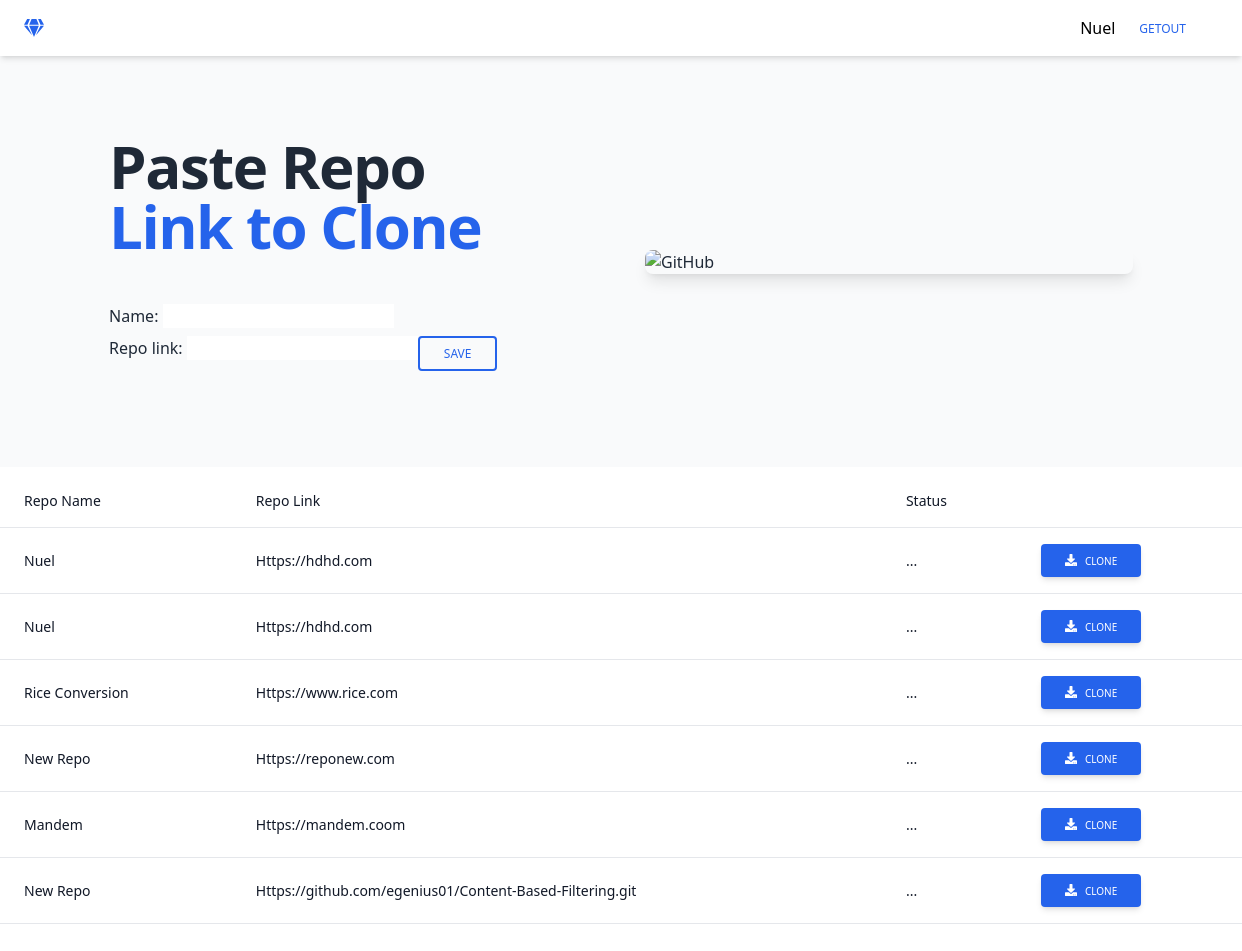
The app's page / (signed in) with its own data.
### cloner/models.py (models this page shows, shortened)
class LinkDump(models.Model):
    name = models.CharField(max_length=20)
    user = models.ForeignKey(User, on_delete=models.CASCADE, related_name='gituser')
    repo_link = models.URLField()
    date_created = models.DateTimeField(auto_now_add=True)

### cloner/views.py (the view, shortened to what this page needs)
# urls.py: path('', HomeView.as_view(), name='home'),
class HomeView(LoginRequiredMixin, CreateView):
    model = LinkDump
    fields = ['name', 'repo_link']
    template_name = 'index.html'
    success_url = reverse_lazy('home')
    def get_context_data(self, **kwargs):
        kwargs['object_list'] = LinkDump.objects.order_by('date_created').filter(user=self.request.user)
        return super(HomeView, self).get_context_data(**kwargs)

### cloner/templates/index.html (shortened to what this page needs)
{%extends 'base.html'%}
{%load static%}
{%block section%}
<div class="px-6 py-20 md:px-12 bg-gray-50 text-gray-800 text-center lg:text-left">
      <div class="container mx-auto xl:px-32">
        <div class="grid lg:grid-cols-2 gap-12 flex items-center">
          <div class="mt-12 lg:mt-0">
            <h1 class="text-5xl md:text-6xl xl:text-7xl font-bold tracking-tight mb-12">Paste Repo  <br /><span class="text-blue-600">Link to Clone</span></h1>
            <div class="flex justify-center">
                  <form method="post" action="#" >
                      <div class="mb-3 xl:w-96">
                        <div class="input-group relative flex flex-wrap items-stretch w-full mb-4">
                          <div class="mb-2">
                            {{form.name.label}}:
                            {{form.name}}
                          </div>
                          <div class="mb-2">
                            {{form.repo_link.label}}:
                            {{form.repo_link}}
                          </div>
                          <button type="submit" class="btn inline-block px-6 py-2 border-2 border-blue-600 text-blue-600 font-medium text-xs leading-tight uppercase rounded hover:bg-black hover:bg-opacity-5 focus:outline-none focus:ring-0 transition duration-150 ease-in-out" type="button" id="button-addon3">Save</button>
                        </div>
                      </div>
                  </form>
            </div>
          </div>
          <div class="mb-12 lg:mb-0">
            <img
              src="https://www.howtogeek.com/wp-content/uploads/2022/08/github_hero_2.jpg?width=1198&trim=1,1&bg-color=000&pad=1,1"
              class="w-full rounded-lg shadow-lg"
              alt="GitHub"
            />
          </div>
        </div>
      </div>
    </div>
<div class="flex flex-col">
  <div class="overflow-x-auto sm:-mx-6 lg:-mx-8">
    <div class="py-2 inline-block min-w-full sm:px-6 lg:px-8">
      <div class="overflow-hidden">
        <table class="min-w-full .bg-gray-800">
          <thead class="border-b">
            <tr>
              <th scope="col" class="text-sm font-medium text-gray-900 px-6 py-4 text-left">
                Repo Name
              </th>
              <th scope="col" class="text-sm font-medium text-gray-900 px-6 py-4 text-left">
                Repo Link
              </th>
              <th scope="col" class="text-sm font-medium text-gray-900 px-6 py-4 text-left">
                Status
              </th>
            </tr>
          </thead>
          <tbody>
              {%for obj in object_list%}
            <tr class="border-b">
              <td class="text-sm text-gray-900 font-light px-6 py-4 whitespace-nowrap">
                <h2>{{obj.name|capfirst}}</h2>
              </td>
              <td class="text-sm text-gray-900 font-light px-6 py-4 whitespace-nowrap">
                <h2>{{obj.repo_link|capfirst}}</h2>
              </td>
              <td class="text-sm text-gray-900 font-light px-6 py-4 whitespace-nowrap">
                <h2 id='{{obj.id}}'>... </h2>
              </td>
              <td class="text-sm text-gray-900 font-light px-6 py-4 whitespace-nowrap">
                <button style="font-size:10px;color: white;" type="submit" name="{{ obj.id }}" value="{{ obj.id }}" class="syncin inline-block px-6 pt-2.5 pb-2 bg-blue-600 text-white font-medium text-xs leading-normal uppercase rounded shadow-md hover:bg-blue-700 hover:shadow-lg focus:bg-blue-700 focus:shadow-lg focus:outline-none focus:ring-0 active:bg-blue-800 active:shadow-lg transition duration-150 ease-in-out flex align-center">
                Clone
                </button>
              </td>
            </tr>
              {%endfor%}
          </tbody>
        </table>
      </div>
    </div>
  </div>
</div>
{%endblock section%}

### cloner/templates/base.html (shortened to what this page needs)
<!doctype html>
<html>
<head>
  <script src="https://cdn.tailwindcss.com"></script>
</head>
<body>
<div>
  <section class="mb-40">
    <nav class="navbar navbar-expand-lg shadow-md py-2 bg-white relative flex items-center w-full justify-between">
      <div class="px-6 w-full flex flex-wrap items-center justify-between">
        <div class="flex items-center">
          <a class="navbar-brand text-blue-600" href="#!">
          </a>
        </div>
        <div class="flex items-center lg:ml-auto">
          {%if user.is_authenticated%}
          <h2>{{user.username | capfirst}}</h2>
          <a href="{%url 'logout'%}"><button type="button" class="inline-block px-6 py-2.5 mr-2 bg-transparent text-blue-600 font-medium text-xs leading-tight uppercase rounded hover:text-blue-700 hover:bg-gray-100 focus:bg-gray-100 focus:outline-none focus:ring-0 active:bg-gray-200 transition duration-150 ease-in-out" data-mdb-ripple="true" data-mdb-ripple-color="light">GetOut</button></a>
          {%endif%}
        </div>
      </div>
    </nav>
{%block section%}
{%endblock section%}
  </section>
</div>
</body>
</html>

### records on screen
LinkDump: name "Nuel", repo_link "Https://hdhd.com", {{ obj.id }} 1 (drawn)
LinkDump: name "Nuel", repo_link "Https://hdhd.com", {{ obj.id }} 2 (drawn)
LinkDump: name "Rice Conversion", repo_link "Https://www.rice.com", {{ obj.id }} 3 (drawn)
LinkDump: name "New Repo", repo_link "Https://reponew.com", {{ obj.id }} 4 (drawn)
LinkDump: name "Mandem", repo_link "Https://mandem.coom", {{ obj.id }} 5 (drawn)
LinkDump: name "New Repo", repo_link "Https://github.com/egenius01/Content-Based-Filtering.git", {{ obj.id }} 11 (drawn)

### other values on screen
{{ user.username | capfirst }} "Nuel"
